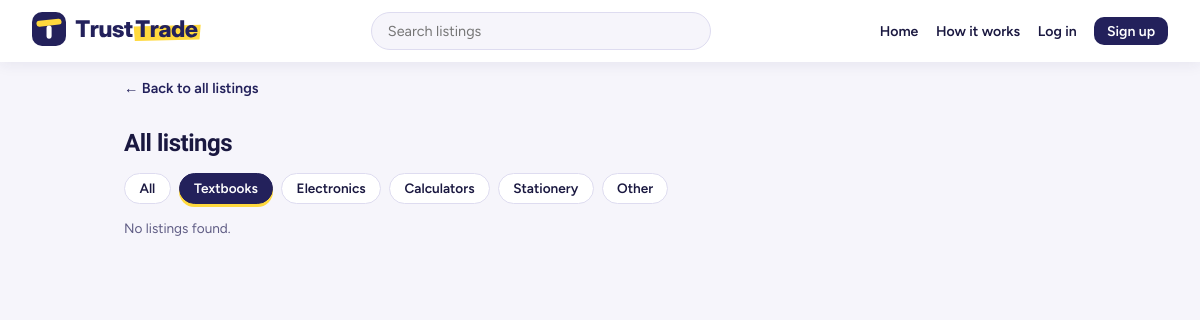
The page /controllers/dashboard.php?category=Textbooks on the database as committed earlier.
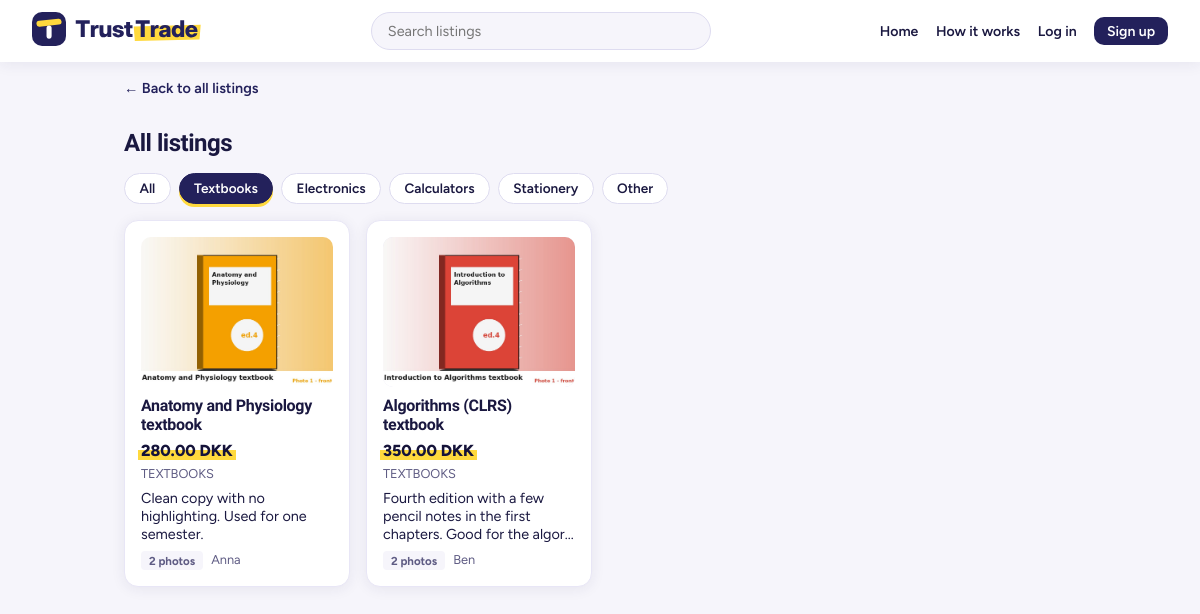
The same page on the database as committed later.
### tables this page shows
CREATE TABLE `listings` (
  `id` int(11) NOT NULL,
  `user_id` int(11) NOT NULL,
  `title` varchar(150) NOT NULL,
  `description` text NOT NULL,
  `price` decimal(10,2) NOT NULL,
  `category` enum('Textbooks','Electronics','Calculators','Stationery','Other') NOT NULL,
  `created_at` timestamp NOT NULL DEFAULT current_timestamp(),
  `status` enum('active','sold','held') NOT NULL DEFAULT 'active',
  `hold_reason` varchar(255) DEFAULT NULL,
  `held_at` datetime DEFAULT NULL,
  `reviewed_ok` tinyint(1) NOT NULL DEFAULT 0
);

CREATE TABLE `users` (
  `id` int(11) NOT NULL,
  `full_name` varchar(100) NOT NULL,
  `email` varchar(150) NOT NULL,
  `password_hash` varchar(255) NOT NULL,
  `student_verified` tinyint(1) NOT NULL DEFAULT 0,
  `student_id_photo` varchar(255) DEFAULT NULL,
  `created_at` timestamp NOT NULL DEFAULT current_timestamp(),
  `is_admin` tinyint(1) NOT NULL DEFAULT 0,
  `needs_review` tinyint(1) NOT NULL DEFAULT 0,
  `review_reason` varchar(255) DEFAULT NULL,
  `welcome_seen` tinyint(1) NOT NULL DEFAULT 0,
  `profile_photo` varchar(255) DEFAULT NULL,
  `student_id_expiry` date DEFAULT NULL
);

### models/Listing.php (called while the page is built, shortened)
<?php
require_once __DIR__ . '/../config/database.php';
class Listing
{
    private PDO $db;
    public function __construct()
    {
        $database = new Database();
        $this->db = $database->getConnection();
    }
    public function getImages(int $listingId): array
    {
        $stmt = $this->db->prepare('SELECT image FROM listing_images WHERE listing_id = :id ORDER BY display_order ASC');
        $stmt->execute(['id' => $listingId]);
        return $stmt->fetchAll(PDO::FETCH_COLUMN);
    }
    public function search(string $query = '', string $category = '', ?int $userId = null): array
    {
        $params     = [];
        $scoreParts = [];
        $where      = ["listings.status = 'active'"];
        $words = preg_split('/\s+/', trim($query), -1, PREG_SPLIT_NO_EMPTY);
        $words = array_slice($words, 0, 5);
        if ($category !== '') {
            $where[] = 'listings.category = :category';
            $params['category'] = $category;
        }
        $sql = 'SELECT listings.*, users.full_name AS seller_name';
        $sql .= ' FROM listings JOIN users ON listings.user_id = users.id WHERE ' . implode(' AND ', $where);
        $sql .= !empty($scoreParts)
            ? ' ORDER BY relevance DESC, listings.created_at DESC'
            : ' ORDER BY listings.created_at DESC';
        $stmt = $this->db->prepare($sql);
        $stmt->execute($params);
        return $this->attachImages($stmt->fetchAll());
    }
    private function attachImages(array $listings): array
    {
        foreach ($listings as $i => $listing) {
            $listings[$i]['images'] = $this->getImages((int) $listing['id']);
        }
        return $listings;
    }
}

### config/database.php (called while the page is built, shortened)
<?php
class Database
{
    private string $host = 'localhost';
    private string $dbName = 'trusttrade';
    private string $username = 'root';
    private string $password = '';
    private ?PDO $connection = null;
    public function getConnection(): PDO
    {
        $dsn = "mysql:host={$this->host};dbname={$this->dbName};charset=utf8mb4";
        try {
            $this->connection = new PDO($dsn, $this->username, $this->password, [
                PDO::ATTR_ERRMODE => PDO::ERRMODE_EXCEPTION,
                PDO::ATTR_DEFAULT_FETCH_MODE => PDO::FETCH_ASSOC,
            ]);
        } catch (PDOException $e) {
            die('Database connection failed: ' . $e->getMessage());
        }
        return $this->connection;
    }
}

### includes/listing_card.php (the view, shortened to what this page needs)
<?php
$cardDesc = $listing['description'];
if (strlen($cardDesc) > 80) {
    $cardDesc = substr($cardDesc, 0, 80) . '...';
}
$cardViewerId = isset($currentUser['id']) ? (int) $currentUser['id'] : null;
$cardIsGuest  = ($cardViewerId === null);
$cardSeller   = (string) $listing['seller_name'];
if ($cardIsGuest) {
    $cardSeller = strtok($cardSeller, ' ') ?: $cardSeller;
}
?>
<a href="view_listing.php?id=<?= (int) $listing['id'] ?>" class="listing-link">
    <div class="listing-card">
        <?php if (!empty($listing['images'])): ?>
            <img class="listing-cover" src="../public/uploads/listings/<?= htmlspecialchars($listing['images'][0]) ?>" alt="">
        <?php else: ?>
            <div class="listing-cover listing-cover-empty">No photo</div>
        <?php endif; ?>
        <h3><?= htmlspecialchars($listing['title']) ?></h3>
        <p class="listing-price"><?= number_format((float) $listing['price'], 2) ?> DKK</p>
        <p class="listing-category"><?= htmlspecialchars($listing['category']) ?></p>
        <p class="listing-desc"><?= htmlspecialchars($cardDesc) ?></p>
        <p class="listing-seller">
            <span class="tag tag-muted"><?= count($listing['images']) ?> photos</span>
            <?= htmlspecialchars($cardSeller) ?>
        </p>
    </div>
</a>

### controllers/dashboard.php (shortened to what this page needs)
<?php
require_once __DIR__ . '/../models/Listing.php';
$currentUser = null;
$isGuest = ($currentUser === null);
$categories = ['Textbooks', 'Electronics', 'Calculators', 'Stationery', 'Other'];
$q = trim($_GET['q'] ?? '');
$category = $_GET['category'] ?? '';
$userId = $isGuest ? null : (int) $currentUser['id'];
$listingModel = new Listing();
$listings = $listingModel->search($q, $category, $userId);
function chipUrl(string $q, string $category): string
{
    $params = [];
    if ($category !== '') {
        $params['category'] = $category;
    }
    return 'dashboard.php' . ($params ? '?' . http_build_query($params) : '');
}
?>
<!DOCTYPE html>
<html>
<head>
    <link rel="stylesheet" href="../public/css/style.css">
</head>
<body class="app-body">
    <?php include __DIR__ . '/../includes/navbar.php'; ?>
    <div class="page-content">
        <div class="page-header-row" id="listings">
            <h2>
                <?php if ($q !== ''): ?>
                    Results for "<?= htmlspecialchars($q) ?>" (<?= count($listings) ?>)
                <?php else: ?>
                    All listings
                <?php endif; ?>
            </h2>
        </div>
        <div class="chips">
            <a href="<?= htmlspecialchars(chipUrl($q, '')) ?>" class="chip <?= $category === '' ? 'chip-active' : '' ?>">All</a>
            <?php foreach ($categories as $cat): ?>
                <a href="<?= htmlspecialchars(chipUrl($q, $cat)) ?>" class="chip <?= $category === $cat ? 'chip-active' : '' ?>"><?= $cat ?></a>
            <?php endforeach; ?>
        </div>
        <?php if (empty($listings)): ?>
            <p class="muted">No listings found.</p>
        <?php else: ?>
            <div class="listing-grid">
                <?php foreach ($listings as $listing): ?>
                    <?php include __DIR__ . '/../includes/listing_card.php'; ?>
                <?php endforeach; ?>
            </div>
        <?php endif; ?>
    </div>
</body>
</html>

### includes/navbar.php (shortened to what this page needs)
<?php
$currentUser = $currentUser ?? null;
$isGuestNav  = empty($currentUser);
$navBackMap = [
    'my_listings.php'    => ['dashboard.php', 'Home', 'home'],
    'orders.php'         => ['dashboard.php', 'Home', 'home'],
    'messages.php'       => ['dashboard.php', 'Home', 'home'],
    'notifications.php'  => ['dashboard.php', 'Home', 'home'],
    'profile.php'        => ['dashboard.php', 'Home', 'home'],
    'upload_id.php'      => ['dashboard.php', 'Home', 'smart'],
    'how_it_works.php'   => ['dashboard.php', 'Home', 'smart'],
    'conversation.php'   => ['messages.php', 'Messages', 'smart'],
];
$navPage = basename($_SERVER['SCRIPT_NAME']);
if ($navPage === 'dashboard.php' && (!empty($_GET['q']) || !empty($_GET['category']))) {
    $navBackMap['dashboard.php'] = ['dashboard.php', 'all listings', 'home'];
}
?>
<div class="top-wrap">
    <div class="navbar">
        <a href="dashboard.php"><img src="../public/images/logo.svg" alt="TrustTrade" class="navbar-logo"></a>
        <form action="dashboard.php" method="GET" class="navbar-search">
            <input type="text" name="q" placeholder="Search listings" value="<?= htmlspecialchars($_GET['q'] ?? '') ?>">
        </form>
        <?php if ($isGuestNav): ?>
            <nav class="guest-nav">
                <a href="dashboard.php">Home</a>
                <a href="how_it_works.php">How it works</a>
                <a href="login.php">Log in</a>
                <a href="register.php" class="btn-small">Sign up</a>
            </nav>
        <?php endif; ?>
    </div>
</div>
<?php if (isset($navBackMap[$navPage])): ?>
    <div class="backbar">
        <a href="<?= $navBackMap[$navPage][0] ?>" class="back-link" data-mode="<?= $navBackMap[$navPage][2] ?? 'home' ?>" data-fallback="<?= htmlspecialchars($navBackMap[$navPage][1]) ?>" title="Back to <?= htmlspecialchars($navBackMap[$navPage][1]) ?>">&larr; <?= ($navBackMap[$navPage][2] ?? 'home') === 'smart' ? 'Back' : ($navBackMap[$navPage][1] === 'Home' ? 'Home' : 'Back to ' . htmlspecialchars($navBackMap[$navPage][1])) ?></a>
    </div>
<?php endif; ?>

### public/css/style.css (style rules this page uses)
:root { --ink: #23215b; --ink-hover: #34318f; --ink-deep: #15133a; --ink-line: #2f2c6b; --tint: #ecebfb; --page: #f6f5fb; --panel: #faf9fe; --line: #dedcf0; --line-soft: #e8e6f6; --text: #1a1840; --muted: #5f5c84; --hl: #ffd93d; --hl-hover: #f4c700; --ok: #1f8f5f; --danger: #e5484d; --font-head: 'Bricolage Grotesque', 'Avenir Next', 'Segoe UI', system-ui, sans-serif; --font-body: 'Figtree', 'Avenir Next', 'Segoe UI', system-ui, sans-serif; --shadow: 0 2px 14px rgba(35, 33, 91, 0.08); --shadow-up: 0 8px 24px rgba(35, 33, 91, 0.14); }
* { box-sizing: border-box; }
body { margin: 0; font-family: var(--font-body); background: var(--page); color: var(--text); display: flex; flex-direction: column; align-items: center; padding: 3rem 1rem; }
h1, h2, h3, .slide-caption, .hero h1, .stat strong, .stat-card strong, .admin-topbar h1 { font-family: var(--font-head); letter-spacing: -0.02em; }
h1, h2 { font-weight: 800; }
h3 { font-weight: 600; }
button, input, select, textarea { font-family: inherit; }
.btn-small { display: inline-block; padding: 0.35rem 0.8rem; border: none; border-radius: 10px; font-weight: 700; font-size: 0.8rem; cursor: pointer; background: var(--ink); color: #fff; text-decoration: none; font-family: inherit; }
.back-link { color: var(--ink); text-decoration: none; font-weight: 600; font-size: 0.9rem; }
.tag { display: inline-block; font-size: 0.72rem; font-weight: 700; padding: 0.15rem 0.5rem; border-radius: 4px; margin-right: 0.3rem; }
.tag-muted { background: var(--page); color: var(--muted); }
.app-body { display: block; padding: 0; }
.top-wrap { position: sticky; top: 0; z-index: 10; }
.navbar { position: static; width: 100%; background: #fff; box-shadow: var(--shadow); padding: 0.75rem 2rem; display: flex; justify-content: space-between; align-items: center; gap: 1rem; }
.navbar-logo { height: 34px; }
.navbar-search { flex: 1; max-width: 340px; margin: 0 1rem; }
.navbar-search input { width: 100%; padding: 0.55rem 1rem; border: 1px solid var(--line); border-radius: 999px; background: var(--page); font-size: 0.9rem; font-family: inherit; }
.navbar nav { display: flex; align-items: center; gap: 1.1rem; }
.navbar nav a { color: var(--text); text-decoration: none; font-weight: 600; font-size: 0.88rem; }
.navbar nav a.btn-small { color: #fff; }
.page-content { max-width: 1000px; margin: 2rem auto; padding: 0 1.5rem; }
.backbar { max-width: 1000px; margin: 1rem auto 0; padding: 0 1.5rem; }
.page-header-row { display: flex; justify-content: space-between; align-items: center; margin: 1.5rem 0 1rem 0; }
.page-header-row h2 { margin: 0; }
.chips { display: flex; flex-wrap: wrap; gap: 0.5rem; margin: 1rem 0; }
.chip { padding: 0.4rem 0.9rem; border-radius: 999px; background: #fff; border: 1px solid var(--line); color: var(--text); text-decoration: none; font-size: 0.85rem; font-weight: 600; }
.chip-active { background: var(--ink); color: #fff; border-color: var(--ink); box-shadow: 0 3px 0 var(--hl); }
.listing-grid { display: grid; grid-template-columns: repeat(auto-fill, minmax(200px, 1fr)); gap: 1rem; margin-top: 1rem; }
.listing-card { background: #fff; border: 1px solid var(--line-soft); border-radius: 14px; padding: 1rem; box-shadow: var(--shadow); transition: box-shadow 0.15s ease; }
.listing-card h3 { margin: 0 0 0.4rem 0; font-size: 1rem; }
.listing-link { text-decoration: none; color: inherit; display: block; }
.listing-price { font-weight: 800; color: var(--ink-deep); margin: 0 0 0.4rem 0; display: inline-block; background: linear-gradient(transparent 46%, var(--hl) 46%); padding: 0 0.2rem; margin-left: -0.2rem; }
.listing-category { font-size: 0.8rem; color: var(--muted); text-transform: uppercase; margin: 0 0 0.5rem 0; }
.listing-desc { font-size: 0.9rem; margin: 0 0 0.5rem 0; }
.listing-seller { font-size: 0.8rem; color: var(--muted); margin: 0; }
.listing-cover { width: 100%; height: 150px; object-fit: cover; border-radius: 10px; display: block; margin-bottom: 0.6rem; background: var(--line-soft); }
.guest-nav { display: flex; align-items: center; gap: 1.1rem; }
.guest-nav a { color: var(--text); text-decoration: none; font-weight: 600; font-size: 0.88rem; }
.guest-nav a.btn-small { color: #fff; }
.muted { color: var(--muted); font-size: 0.85rem; }

Rows that differ between the two databases and show on the page:
added listings: shows a picture, title "Anatomy and Physiology textbook", price "280.00", category "TEXTBOOKS", description "Clean copy with no highlighting. Used for one semester.", count($listing['images']) "2", user.full_name "Anna"
added listings: shows a picture, title "Algorithms (CLRS) textbook", price "350.00", category "TEXTBOOKS", description "Fourth edition with a few pencil notes in the first chapters. Good for the algor...", count($listing['images']) "2", user.full_name "Ben"
Other text that changed with them:
text no longer shown: "No listings found."
